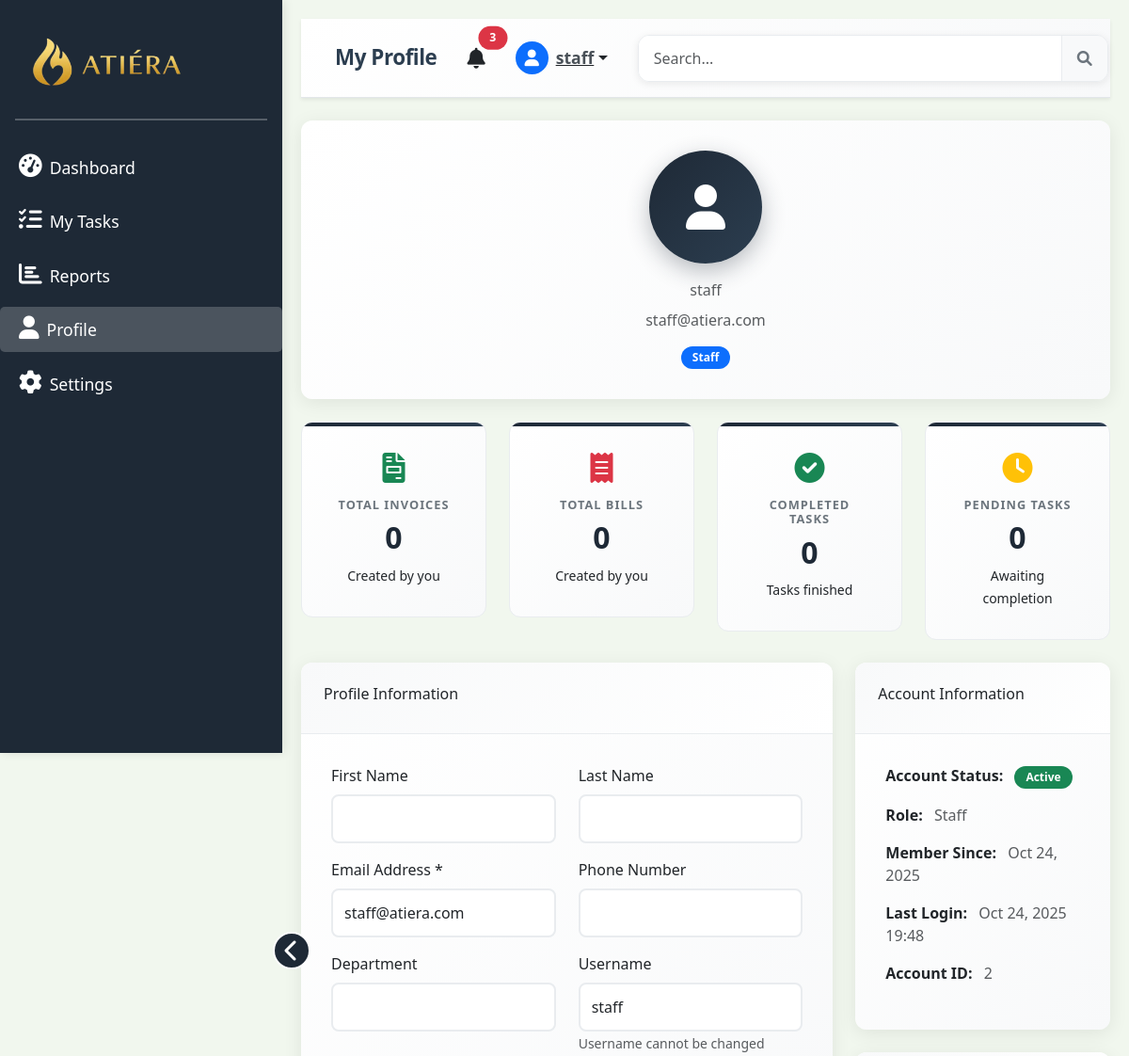
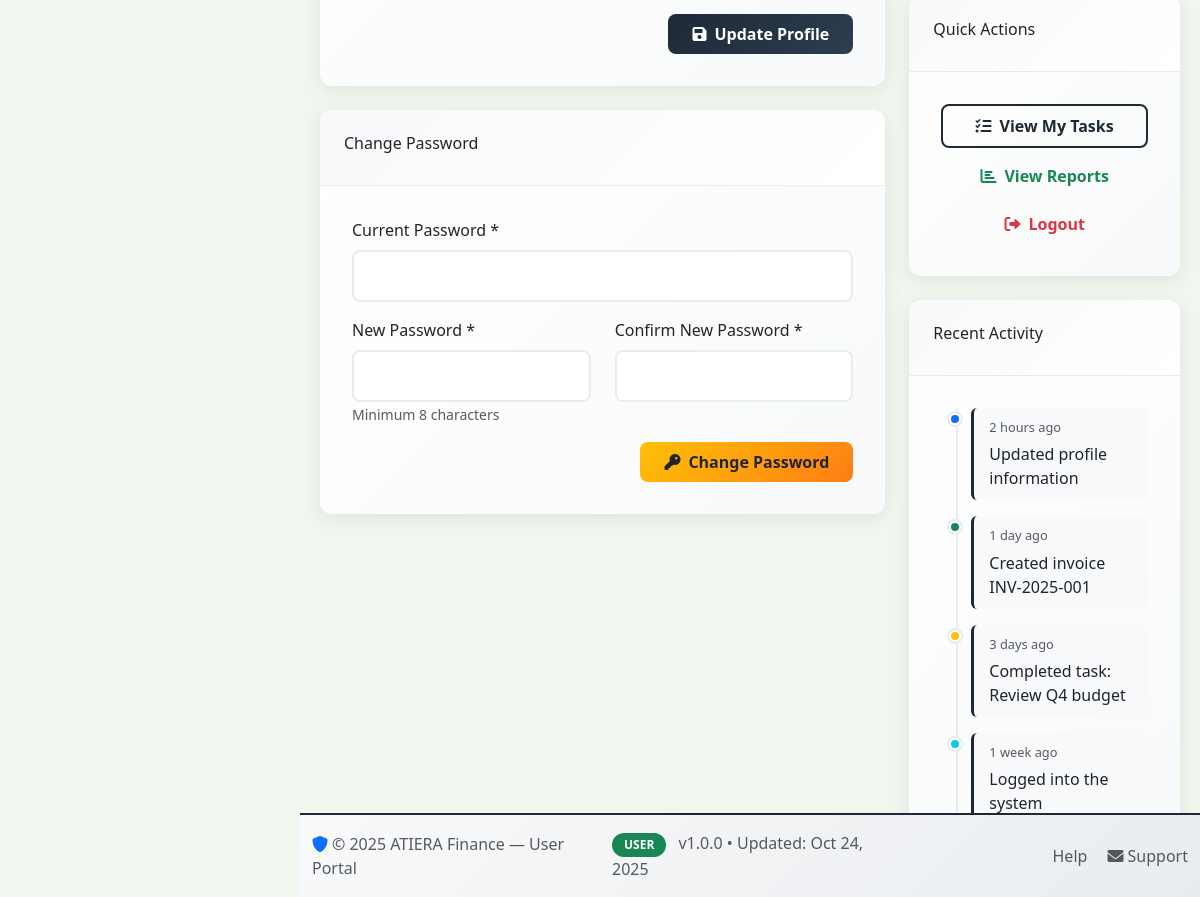
The app's page /user/profile.php (signed in) with its own data (2 pictures, top to bottom).
### tables this page shows
CREATE TABLE users (
    id INT PRIMARY KEY AUTO_INCREMENT,
    username VARCHAR(50) UNIQUE NOT NULL,
    password_hash VARCHAR(255) NOT NULL,
    email VARCHAR(100) UNIQUE,
    first_name VARCHAR(50),
    last_name VARCHAR(50),
    phone VARCHAR(20),
    department VARCHAR(100),
    full_name VARCHAR(100) NOT NULL,
    role ENUM('admin', 'user', 'staff') NOT NULL DEFAULT 'staff',
    status ENUM('active', 'inactive', 'suspended') NOT NULL DEFAULT 'active',
    profile_visibility ENUM('public', 'private', 'team') DEFAULT 'private',
    activity_visibility ENUM('public', 'private', 'team') DEFAULT 'private',
    data_sharing BOOLEAN DEFAULT FALSE,
    last_login DATETIME,
    created_at TIMESTAMP DEFAULT CURRENT_TIMESTAMP,
    updated_at TIMESTAMP DEFAULT CURRENT_TIMESTAMP ON UPDATE CURRENT_TIMESTAMP
);

### user/profile.php (the view, shortened to what the rows shown need)
<?php
require_once '../includes/database.php';
$db = Database::getInstance()->getConnection();
$user_id = $_SESSION['user']['id'];
try {
    $stmt = $db->prepare("SELECT * FROM users WHERE id = ?");
    $stmt->execute([$user_id]);
    $user = $stmt->fetch(PDO::FETCH_ASSOC);
} catch (Exception $e) {
    error_log("Error fetching user profile data: " . $e->getMessage());
    $user = $_SESSION['user'];
    $stats = ['invoice_count' => 0, 'bill_count' => 0, 'completed_tasks' => 0, 'pending_tasks' => 0];
}
?>
<!DOCTYPE html>
<html lang="en">
<head>
    <link href="https://cdn.jsdelivr.net/npm/bootstrap@5.3.0/dist/css/bootstrap.min.css" rel="stylesheet">
    <link href="https://cdnjs.cloudflare.com/ajax/libs/font-awesome/6.0.0/css/all.min.css" rel="stylesheet">
</head>
<body>
    <div class="content">
        <div class="row mb-4">
            <div class="col-md-12">
                <div class="card">
                    <div class="card-body text-center">
                        <div class="profile-avatar">
                            <i class="fas fa-user"></i>
                        </div>
                        <p class="text-muted mb-2"><?php echo htmlspecialchars($user['username']); ?></p>
                        <p class="text-muted mb-3"><?php echo htmlspecialchars($user['email']); ?></p>
                        <div class="d-flex justify-content-center gap-2">
                            <span class="badge bg-primary"><?php echo ucfirst($user['role'] ?? 'user'); ?></span>
                        </div>
                    </div>
                </div>
            </div>
        </div>
        <div class="row">
            <div class="col-md-8">
                <div class="card mb-4">
                    <div class="card-body">
                        <form method="POST" action="">
                            <div class="row">
                                <div class="col-md-6">
                                    <div class="mb-3">
                                        <label class="form-label">Email Address *</label>
                                        <input type="email" class="form-control" name="email" value="<?php echo htmlspecialchars($user['email'] ?? ''); ?>" required>
                                    </div>
                                </div>
                            </div>
                            <div class="row">
                                <div class="col-md-6">
                                    <div class="mb-3">
                                        <label class="form-label">Username</label>
                                        <input type="text" class="form-control" value="<?php echo htmlspecialchars($user['username']); ?>" readonly>
                                        <small class="text-muted">Username cannot be changed</small>
                                    </div>
                                </div>
                            </div>
                        </form>
                    </div>
                </div>
            </div>
            <div class="col-md-4">
                <div class="card mb-4">
                    <div class="card-body">
                        <div class="mb-3">
                            <strong>Role:</strong>
                            <span class="text-muted ms-2"><?php echo ucfirst($user['role'] ?? 'user'); ?></span>
                        </div>
                        <div class="mb-3">
                            <strong>Member Since:</strong>
                            <span class="text-muted ms-2"><?php echo date('M j, Y', strtotime($user['created_at'] ?? 'now')); ?></span>
                        </div>
                        <div class="mb-3">
                            <strong>Last Login:</strong>
                            <span class="text-muted ms-2"><?php echo date('M j, Y H:i', strtotime($user['last_login'] ?? 'now')); ?></span>
                        </div>
                        <div class="mb-3">
                            <strong>Account ID:</strong>
                            <span class="text-muted ms-2"><?php echo $user['id']; ?></span>
                        </div>
                    </div>
                </div>
            </div>
        </div>
    </div>
</body>
</html>

### records on screen
users: username "staff", email "staff@atiera.com", role "Staff", created_at "Oct 24, 2025", last_login "Oct 24, 2025 19:48", id "2"

### other values on screen
$_SESSION['user']['username'] "staff"
$stats['invoice_count'] "0"
$stats['bill_count'] "0"
$stats['completed_tasks'] "0"
$stats['pending_tasks'] "0"
